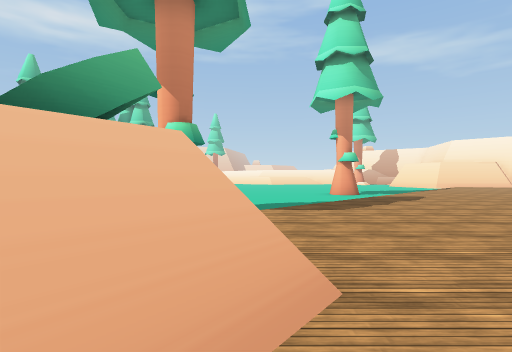
View 1 (above)

24 first-person views from a walk through a 3-D level made in the Unity game engine. The camera is 1.2 m above the floor, looks level and sees 80° across. The floor is counted in squares, 2 m on a side. Each view is taken from the middle of a square. On the plan, view 1 faces up. The plan holds only what a view shows up to about 9 squares ahead; the rest is blank. The place goes on beyond the plan. The player is left out. Some surface patterns are stand-ins.

View 2
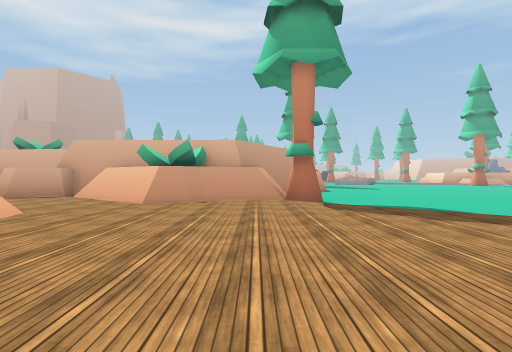

View 3
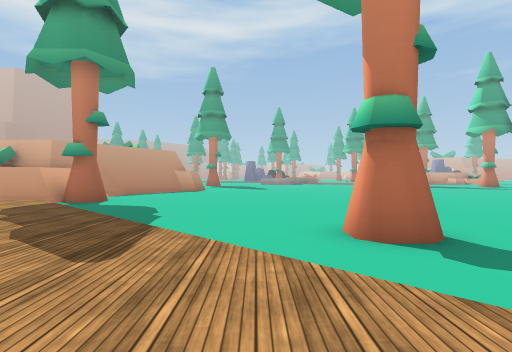

View 4
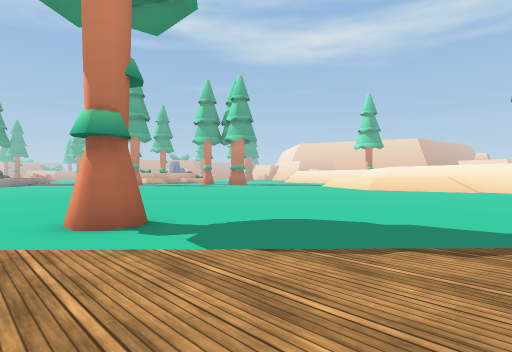

View 5
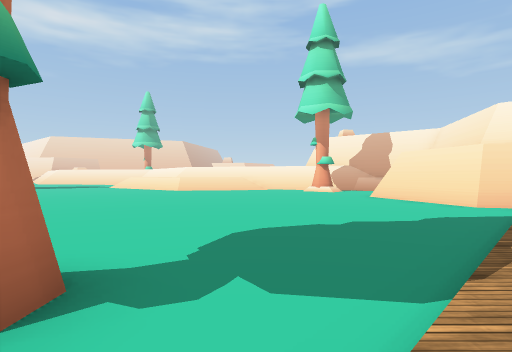

View 6
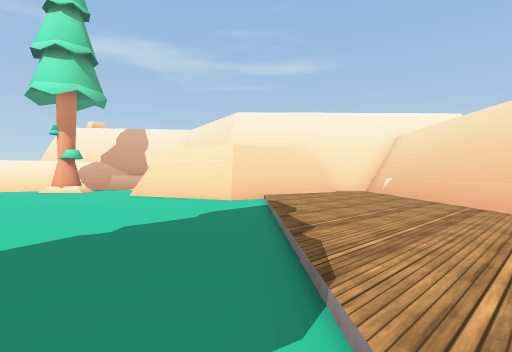

View 7
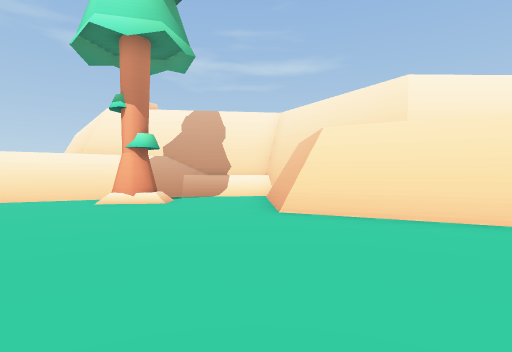

View 8
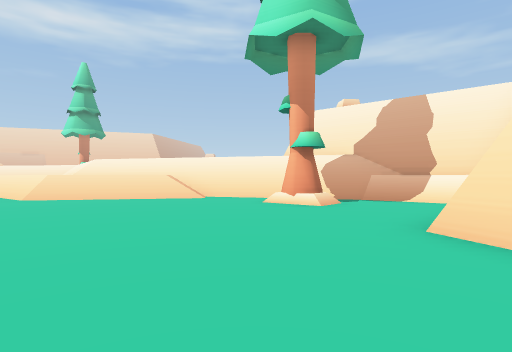

View 9
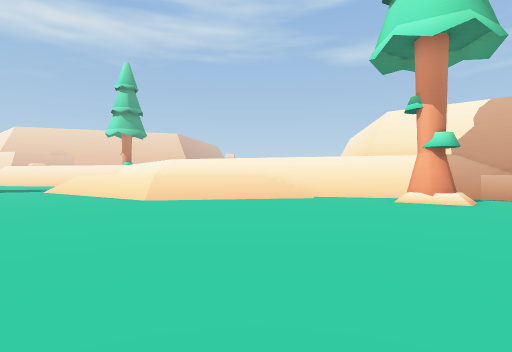

View 10
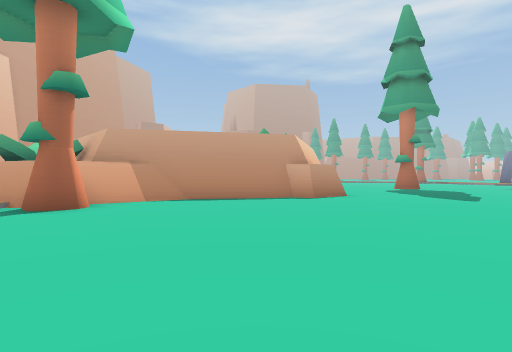

View 11
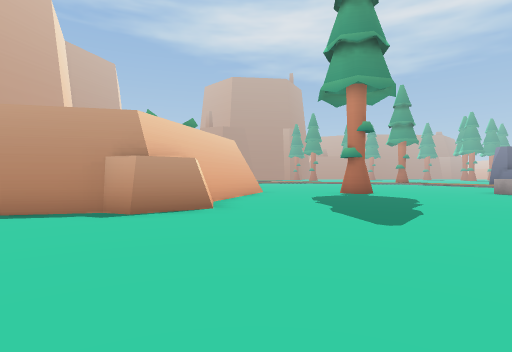

View 12
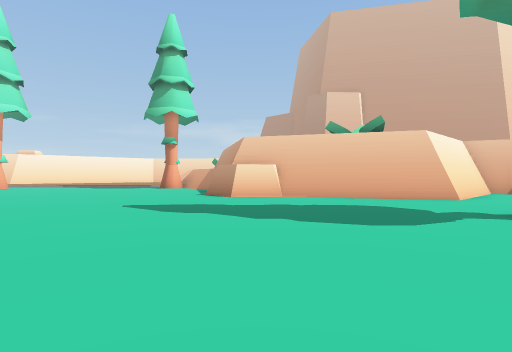

View 13
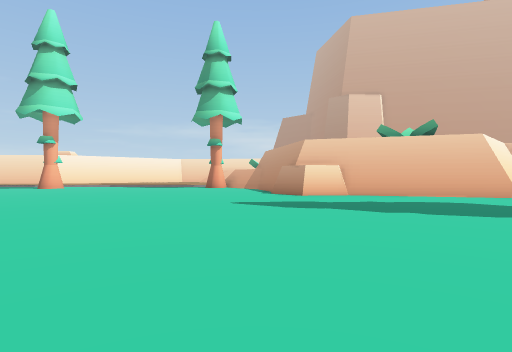

View 14
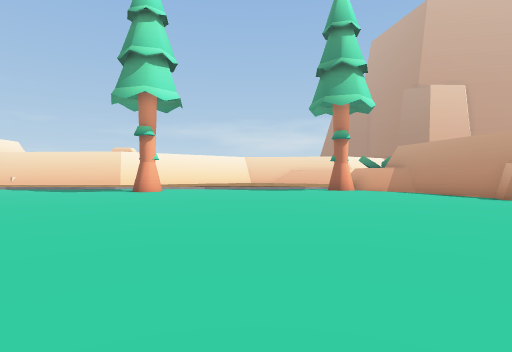

View 15
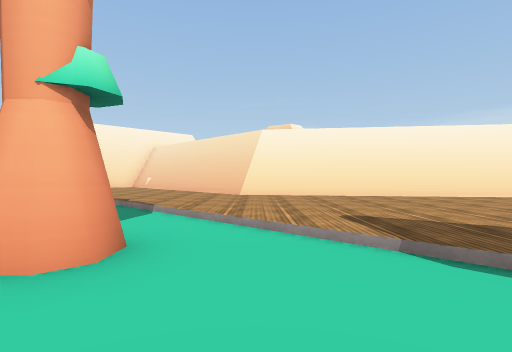

View 16
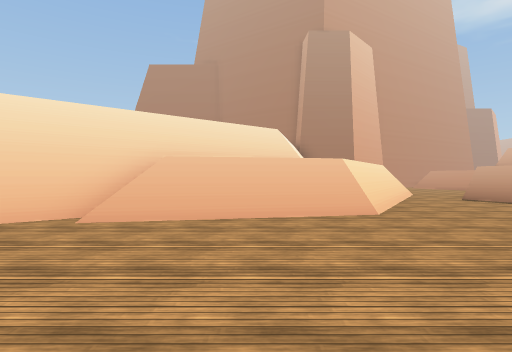

View 17
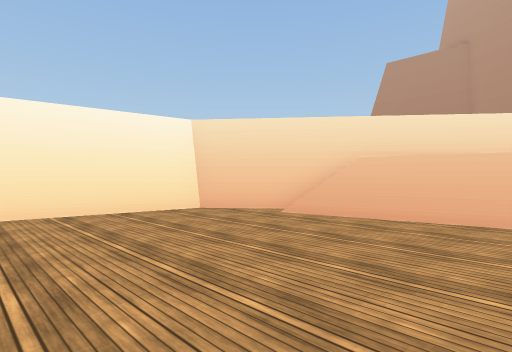

View 18
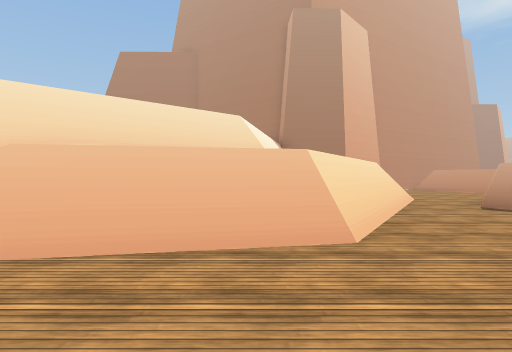

View 19
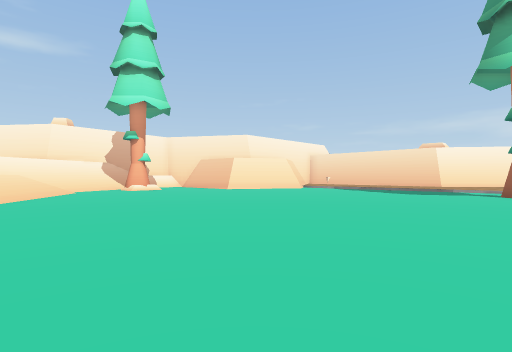

View 20
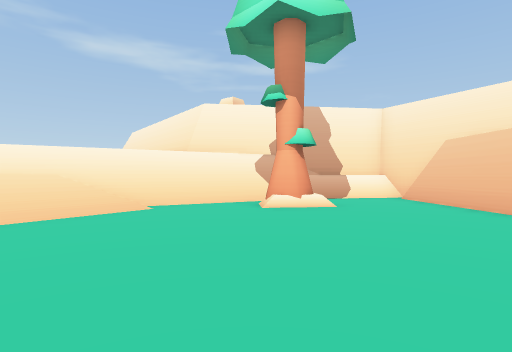

View 21
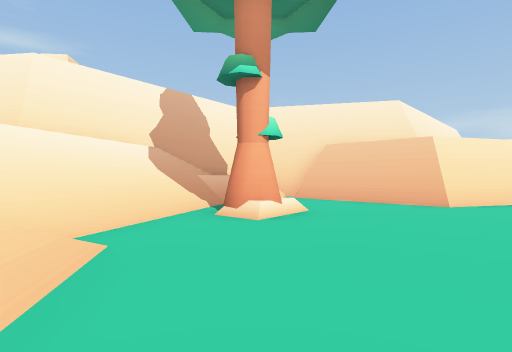

View 22
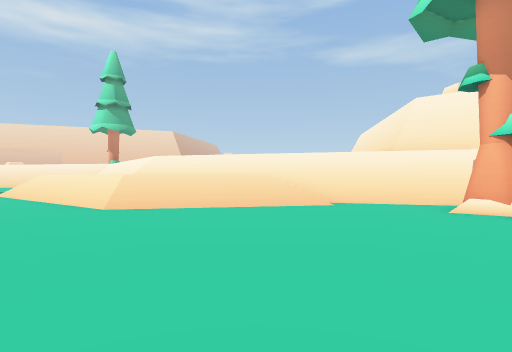

View 23
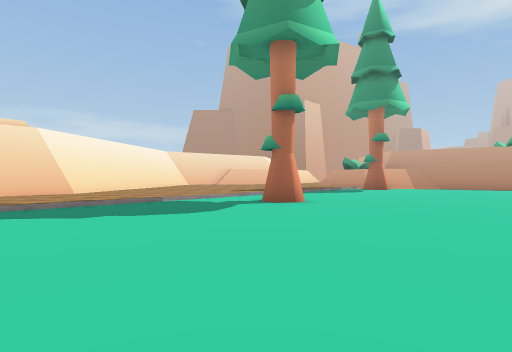

View 24
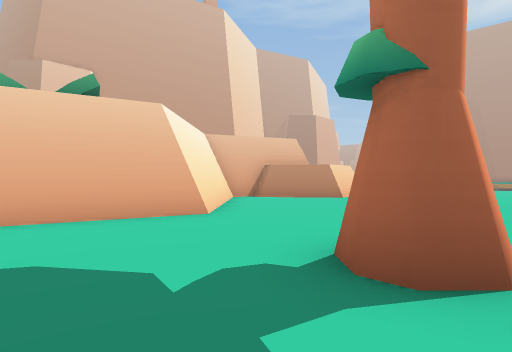

### Floor plan
Key: @ floor where view 1 was taken; # wall or solid block; . main floor; : floor 0.25 m higher than the main floor; + floor 1.25 m higher than the main floor; * floor 2 m higher than the main floor; / step, stairs or slope; = window, fence, low wall or low ledge; T tree.
Columns run from 15 left of view 1 to 12 right of it. Each row starts with its distance up from view 1.
 27             .//+  +/////###
 26             ..///+////////#
 25             ..../////..///##
 24              ........./T/.//
 23               ........./../#
 22              .............##
 21             .............##
 20            .............##
 19           ...............#
 18            ..............#
 17        ..................###
 16        ................../::
 15  ......................./:::
 14  ....................../::::
 13 ....................../::::#
 12 ..................TT./::::##
 11 ..................T./::::##
 10 ..................../:::##
  9 .................../::::##
  8 ................../:::::##
  7 T......##......../::::::#
  6 .....#####....../:::::::#
  5 ....##   #####T/::::::::#
  4 ..###       ###/:::::::=#
  3 ..#           #/:::::::##
  2 ..#           ##:::::::##
  1 ..#           ##:::://##
  0 ###          ##@:=////##
 -1              #::/#*/*##
 -2              #::#  /##
 -3              #:=# ###
 -4              ::#  ##
 -5             ::=   #
 -6             ::    #

Positions as (right, up) in squares from view 1, and headings:
1: (0, 0), facing up
2: (7, 4), facing left
3: (7, 10), facing left
4: (8, 10), facing up-left
5: (5, 10), facing up
6: (5, 11), facing up-right
7: (5, 17), facing up-right
8: (7, 17), facing up
9: (4, 17), facing up
10: (0, 12), facing down-left
11: (-5, 12), facing down-left
12: (-15, 13), facing down-right
13: (-14, 15), facing down-right
14: (-8, 17), facing down-right
15: (1, 10), facing right
16: (4, 5), facing down
17: (3, 5), facing down-right
18: (3, 3), facing down
19: (-5, 19), facing right
20: (3, 20), facing up-right
21: (3, 24), facing right
22: (4, 19), facing up
23: (4, 19), facing down
24: (-14, 9), facing down
